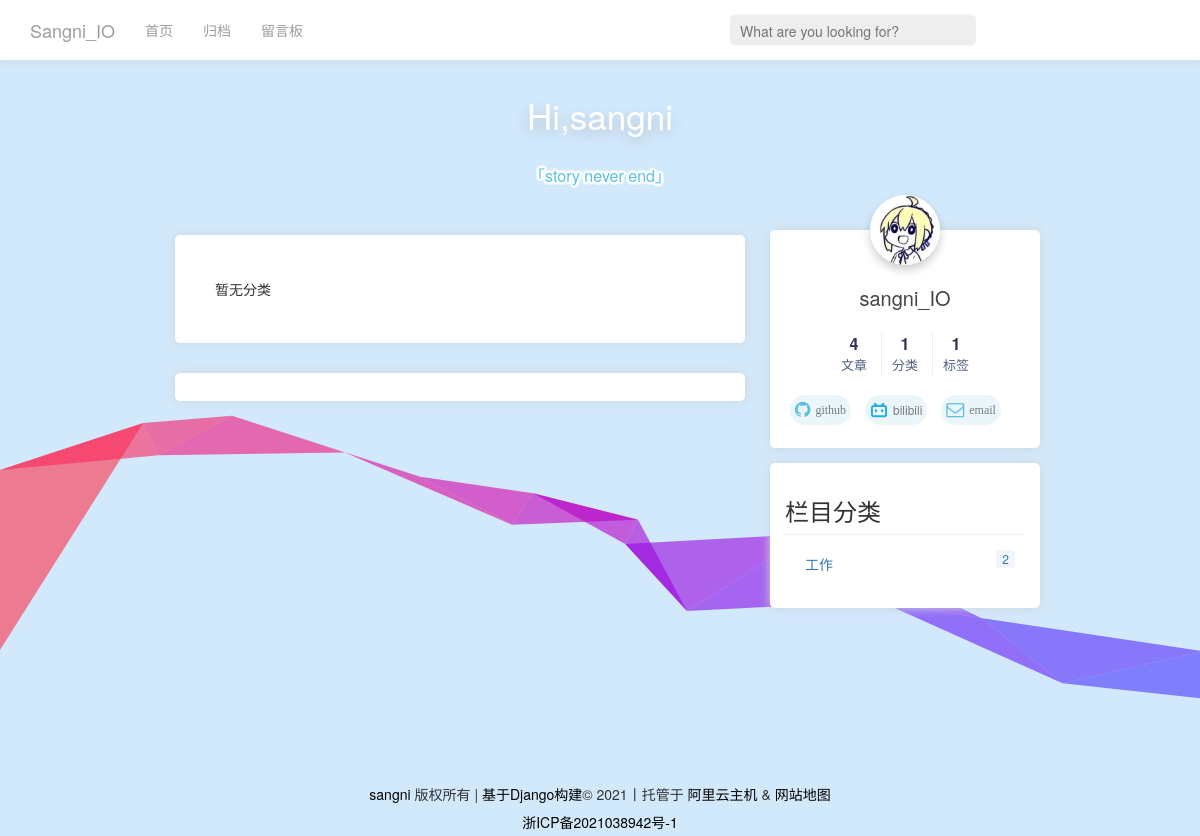
The page /type/1 on the database its author committed.
### web/models.py (models this page shows, shortened)
class User(AbstractUser):
    tag = models.CharField(max_length=50)
    email = models.EmailField()
    created_time = models.CharField(max_length=50, default=now)
    comment_num = models.PositiveIntegerField(verbose_name='评论数', default=0)  # 评论数
    avatar = models.ImageField(upload_to='media', default="media/default.png")  # 用户头像

class Category(models.Model):
    name = models.CharField(verbose_name='博客类别', max_length=20)
    number = models.IntegerField(verbose_name='分类数目', default=0)
    class Meta:
        ordering = ['name']
        verbose_name = "类别名称"
        verbose_name_plural = '分类列表'
        db_table = "category"  # 数据库表名

### web/views.py (the view)
# urls.py: path( 'type/<cate_id>', views.blogs_with_type, name='blogs_with_type' ),
def blogs_with_type(request, cate_id):
    cate = models.Category.objects.get(pk=cate_id)
    user = models.User.objects.first()
    articles = models.Article.objects.filter(category=cate)
    count_nums = models.Counts.objects.first()
    blog_nums = count_nums.blog_nums
    cate_nums = count_nums.category_nums
    tag_nums = count_nums.tag_nums
    all_category = models.Category.objects.all().order_by('id')
    try:
        page = request.GET.get('page', 1)
    except PageNotAnInteger:
        page = 1
    p = Paginator(articles, 2, request=request)
    articles = p.page(page)
    return render(request, 'index.html', {
        'all_category': all_category,
        'avatar': user.avatar,
        'articles': articles,
        'blog_nums': blog_nums,
        'cate_nums': cate_nums,
        'tag_nums': tag_nums,
        'cate':1
    })

### web/templates/index.html (shortened to what this page needs)
{% extends 'base.html' %}
{% block content %}
<div class="container col-md-6 col-xs-12" id="prime">
    <div class="line">
        {% for article in articles.object_list %}
        {% if article.top == '0' or cate == 1%}
        <div class="article ">
            <div class="header">
                <h1 class="article_title"><a  class="scaleup" style="color: #444;font-weight: 700;">{{article.title}}</a></h1>
                <div class="detail">
                        <span class="post-time">
                        <span class="post-meta-item-icon">
                            <i class="fa fa-calendar-o"></i>
                        </span>
                        <span class="post-meta-item-text">发表于</span>
                        <span>{{article.created_time}}</span>
                    </span>
                    <span style="margin: 0 5px;">|</span>
                    <span class="watch-num">
                        <span class="watch-num-item-icon">
                            <i class="fa fa-eye"></i>
                        </span>
                        <span>{{article.views}}</span>
                    </span>
                    <span style="margin: 0 5px;">|</span>
                    <span class="file">
                        <span class="cate">
                            <i class="fa fa-file-o"></i>
                        </span>
                        <span>{{article.category}}</span>
                    </span>
                </div>
            </div>
            <div style="margin-top: 10px"> {{article.body|safe|truncatechars:200}} </div>
            <div class="post-button">
                <a class="btn scaleup" href="/article/{{article.id}}" rel="contents">阅读全文 »</a>
            </div>
        </div>
        {% endif %}
        {% empty %}
            <div class="article">暂无分类</div>
        {% endfor %}
        <div class="foot">
        </div>
    </div>
</div>
{% endblock%}

### web/templates/base.html (shortened to what this page needs)
<!DOCTYPE html>
<html lang="en">
<head>
    <link rel="stylesheet" href="https://cdn.staticfile.org/font-awesome/4.7.0/css/font-awesome.css">
    <link rel="stylesheet" href="../static/bootstrap.min.css">
    <link rel="stylesheet" href="../static/main.css">
</head>
<body>
<div>
    <nav class="navbar navbar-inverse" role="navigation">
        <div class="container">
            <div class="navbar-header">
                <a class="navbar-brand" href="/index/">Sangni_IO</a>
            </div>
            <div class="collapse navbar-collapse" id="example-navbar-collapse">
                <ul class="nav navbar-nav">
                    <li><a href="/index/">首页</a></li>
                    <li><a href="/archive/">归档</a></li>
                    <li><a href="/article/2">留言板</a></li>
                    <li class="item-search">
                        <form action="{% url 'search' %}" class="search-form" method="get">
                            <div class="fgroup">
                                <input class="search" type="search" placeholder="What are you looking for?" name="q">
                            </div>
                        </form>
                    </li>
                </ul>
            </div>
        </div>
    </nav>
</div>
<div class="banner_container">
    <span class="banner_title">Hi,sangni</span>
    <span class="banner_title1">「story never end」</span>
</div>
<div id="main">
    {% block content %}
    {% endblock %}
    <div id="rightbar" class="fixed-top">
        <div class="my-info">
        <div id="avatar"><img  class='img' src="/media/{{avatar}}" alt=""></div>
        <div class="name"><a>sangni_IO</a></div>
        <div>
            <nav class="site-state">
                <div class="site-state-item site-state-posts">
                    <a style="cursor: default;">
                        <span class="site-state-item-count">{{blog_nums}}</span>
                        <span class="site-state-item-name">文章</span>
                    </a>
                </div>
                <div class="site-state-item site-state-categories">
                    <a data-toggle="modal" data-target="#blog_categories">
                        <span class="site-state-item-count">{{cate_nums}}</span>
                        <span class="site-state-item-name">分类</span>
                    </a>
                </div>
                <div class="site-state-item site-state-tags">
                    <a data-toggle="modal" data-target="#blog_tags">
                        <span class="site-state-item-count">{{tag_nums}}</span>
                        <span class="site-state-item-name">标签</span>
                    </a>
                </div>
            </nav>
        </div>
        <div class="links-of-author motion-element">
                <span class="links-of-author-item scaleup">
                    <a href="https://github.com/sangni3" target="_blank" title="github">
                        <i class="fa fa-github">
                            <span>github</span>
                        </i>
                    </a>
                </span>
            <span class="links-of-author-item scaleup">
                    <a href="https://space.bilibili.com/7867047" target="_blank" title="bilibili">
                        <i style="fill:#20b0e3;">
                            <span>bilibili</span>
                        </i>
                    </a>
                </span>
            <span class="links-of-author-item scaleup">
                    <a href="mailto:dujuntaolove@outlook.com" target="_blank" title="email">
                        <i class="fa fa-envelope-o">
                            <span>email</span>
                        </i>
                    </a>
                </span>
        </div>
        </div>
        <div class="categorys">
            <h3>栏目分类</h3>
            <ul>
                {% for category in all_category %}
                <li >
                    <a href="/type/{{category.id}}">{{category.name}}
                        <span>{{category.number}}</span>
                    </a>
                </li>
                {% endfor %}
            </ul>
        </div>
    </div>
</div>
<footer class="footer">
    <div class="footer-inner">
        <div class="copyright pull-left">
            <a href="/" title="KenZhang">sangni</a> 版权所有 |
            <a href="https://www.djangoproject.com/" title="Django" target="_blank">基于Django构建</a>© 2021丨托管于
            <a rel="nofollow" target="_blank" href="https://www.aliyun.com/" title="阿里云主机">阿里云主机</a> &amp;
            <a href="/sitemap.xml" title="Sitemap" target="_blank">网站地图</a>
            <div style="text-align: center;">
                <a rel="nofollow" target="_blank" href="https://beian.miit.gov.cn/">浙ICP备2021038942号-1</a>
            </div>
        </div>
    </div>
    <link rel="stylesheet" href="https://cdn.jsdelivr.net/npm/aplayer@1.10.1/dist/APlayer.min.css">
</footer>
</body>
</html>

### web/static/main.css (style rules this page uses)
body { background-color: #d2e9fb; margin: 0; line-height: 2; }
.navbar { border-radius: 0; }
.navbar-inverse { background-color: white; }
.navbar-inverse { background-color: white; box-shadow: #cdd5dc 0 0 10px; border: none; }
.navbar-inverse .navbar-collapse, .navbar-inverse .navbar-form { border-color: #cdd5dc; }
.banner_container { height: 100px; width: 100%; color: white; text-align: center; font-size: 2.5em; }
.banner_title { text-shadow: 0 5px 15px rgb(0 0 0 / 20%); }
.banner_title1 { font-size: 16px; display: block; margin-top: 10px; color: #5bc0de; text-shadow: 0 0 3px #fff, 0 0 3px #fff, 0 0 3px #fff, 0 0 3px #fff, 0 0 3px #fff, 0 0 3px #fff, 0 0 3px #fff, 0 0 3px #fff, 0 0 3px #fff, 0 0 3px #fff, 0 0 3px #fff, 0 0 3px #fff, 0 0 3px #fff, 0 0 3px #fff, 0 0 3px #fff, 0 0 3px #fff, 0 0 3px #fff, 0 0 3px #fff, 0 0 3px #fff, 0 0 3px #fff, 0 0 3px #fff, 0 0 3px #fff, 0 0 3px #fff, 0 0 3px #fff, 0 0 3px #fff, 0 0 3px #fff, 0 0 3px #fff, 0 0 3px #fff, 0 0 3px #fff, 0 0 3px #fff, 0 0 3px #fff, 0 0 3px #fff, 0 0 3px #fff, 0 0 3px #fff, 0 0 3px #fff, 0 0 3px #fff, 0 0 3px #fff, 0 0 3px #fff, 0 0 3px #fff, 0 0 3px #fff, 0 0 3px #fff, 0 0 3px #fff, 0 0 3px #fff, 0 0 3px #fff, 0 0 3px #fff, 0 0 3px #fff, 0 0 3px #fff; }
@media screen and (min-width: 768px) { .item-search { right: 40%; position: absolute!important; top: 50%; } }
@media screen and (min-width: 768px) { .search { width: 246px !important; position: absolute; transform: translateY(-50%); } }
.search { outline: none; background: #eee; height: 31px; padding-left: 8px; padding-right: 8px; border-radius: 5px; font-size: 14px; width: 90%; margin: 0 10px; border: 2px solid #eee; transition: .2s; }
.container { padding: 5px 15px; }
li { list-style: none; }
#main { margin-top: 50px; display: flex; justify-content: center; }
#rightbar { width: 270px; height: 500px; float: left; margin-left: 10px; margin-top: 0; }
.my-info { padding: 15px; background-color: white; border-radius: 5px; box-shadow: #cdd5dc 0 0 10px; margin-bottom: 15px; }
.categorys { padding: 15px; background-color: white; border-radius: 5px; box-shadow: #cdd5dc 0 0 10px; }
.categorys h3 { border-bottom: 1px solid #eee; padding-bottom: 10px; }
.categorys ul { padding-left: 10px; }
.categorys ul li { padding: 5px 10px; }
.categorys ul span { float: right; background: #f2f6fc!important; border-radius: 2px; padding: 0 6px; font-size: 12px; height: 18px; line-height: 18px; }
#avatar { margin: -50px auto 13px; height: 70px; width: 70px; }
.img { border-radius: 50%; height: 100%; width: 100%; box-shadow: 0 5px 10px rgb(0 0 0 / 20%); }
.name { text-align: center; font-size: 20px; }
.name a { color: #444; }
.site-state { overflow: hidden; line-height: 1.4; white-space: nowrap; text-align: center; margin-top: 15px; }
.site-state-item:first-child { border-left: none !important; }
.site-state-item { display: inline-block; border-left: 1px solid #eee; padding: 0 10px; }
.site-state-item-count { display: block; text-align: center; color: #32325d; font-weight: bold; font-size: 16px; }
.links-of-author { margin-top: 20px; }
.site-state-item-name { font-size: 13px; color: #525F82; }
.links-of-author-item i svg { width: 18px; }
.links-of-author-item i { font-size: 12px; height: 30px; line-height: 30px; border-radius: 15px; color: rgba(0,0,0,.5); fill: rgba(0,0,0,.5); background-color: rgba(230,244,249,.8); transition: all .3s ease-in-out; font-style: normal; display: flex; vertical-align: middle; align-items: center; justify-content: center; padding: 0 5px; }
.links-of-author-item a { display: block; text-decoration: none; overflow: visible; }
.links-of-author-item a { max-width: 216px; box-sizing: border-box; display: inline-block; margin-right: 0; margin-bottom: 0; padding: 0 5px; overflow: hidden; white-space: nowrap; text-overflow: ellipsis; }
.links-of-author-item i svg, .links-of-author-item i:before { font-size: 18px; margin-right: 5px; color: #5bc0de; }
#prime { float:left; margin: 0; }
.article { padding: 40px; margin-bottom: 30px; background-color: white; border-radius: 5px; box-shadow: #cdd5dc 0 0 10px; }
.scaleup { transition: .3s ease; }
.foot { margin-top: 20px; background-color: white; text-align: center; border-radius: 5px; box-shadow: #cdd5dc 0 0 10px; }
footer { margin-top: 50px; }
.footer-inner { margin-left: 50%; position: relative; }
.pull-left { transform: translateX(-50%); }
.footer-inner a { color: black; }

### rows shown on the page
User: avatar (picture)
Category: name "工作", number "2"

### other values the page prints
{{ blog_nums }} "4"
{{ cate_nums }} "1"
{{ tag_nums }} "1"
